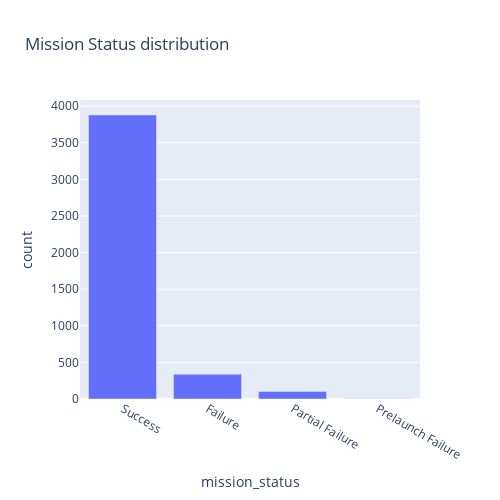

The code cell stored with this chart in its notebook:
### Markdown cell above
Now we will check status distribution for all missions.

### Code cell
ds = df['Status Mission'].value_counts().reset_index()

ds.columns = [
    'mission_status', 
    'count'
]

fig = px.bar(
    ds, 
    x='mission_status', 
    y="count", 
    orientation='v', 
    title='Mission Status distribution', 
    width=500,
    height=500
)

fig.show()

### Figure 1 — Plotly figure (JSON) as saved in the notebook; plotly's stock layout.template omitted (floating-point values rounded to 4 significant figures)
{"data": [{"alignmentgroup": "True", "hovertemplate": "mission_status=%{x}<br>count=%{y}<extra></extra>", "legendgroup": "", "marker": {"color": "#636efa"}, "name": "", "offsetgroup": "", "orientation": "v", "showlegend": false, "textposition": "auto", "type": "bar", "x": ["Success", "Failure", "Partial Failure", "Prelaunch Failure"], "xaxis": "x", "y": [3879, 339, 102, 4], "yaxis": "y"}], "layout": {"barmode": "relative", "height": 500, "legend": {"tracegroupgap": 0}, "title": {"text": "Mission Status distribution"}, "width": 500, "xaxis": {"anchor": "y", "domain": [0, 1], "title": {"text": "mission_status"}}, "yaxis": {"anchor": "x", "domain": [0, 1], "title": {"text": "count"}}}}
